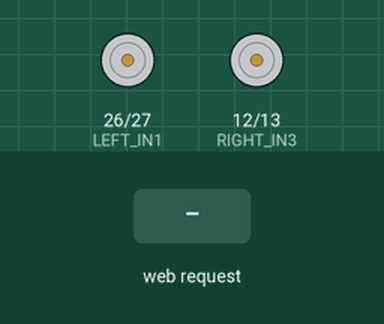
The sketch below on a simulated ESP32. Shown: motor-driver pin pairs drawn as motors (green arrow = first pin HIGH = forward, orange = second pin HIGH = backward, longer = more drive, scaled by the enable pin). Inputs (shaded band) come from the test bench. WiFi joins after 1.5 s; servers stay silent unless stated; what the sketch prints to the serial monitor is not drawn.

Above: at 2.7 s.
2.8 s: HTTP request GET /motor?left=1 received
At 3.8 s:
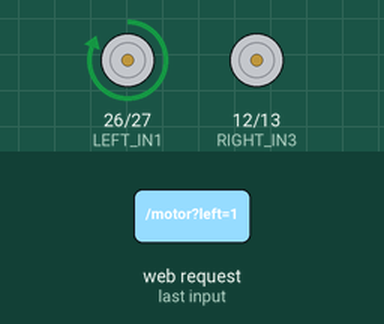
4.3 s: HTTP request GET /motor?right=1 received
At 4.8 s:
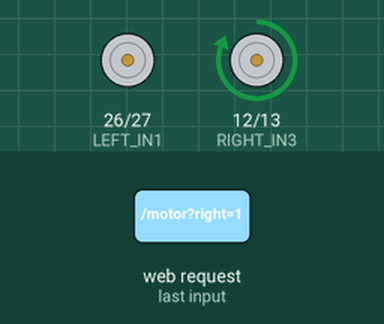
5.8 s: HTTP request GET /motor?left=1&right=1 received
At 7.0 s:
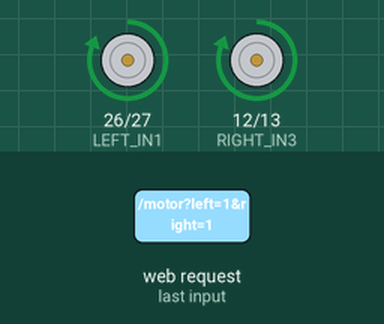
7.3 s: HTTP request GET /motor received
At 8.1 s:
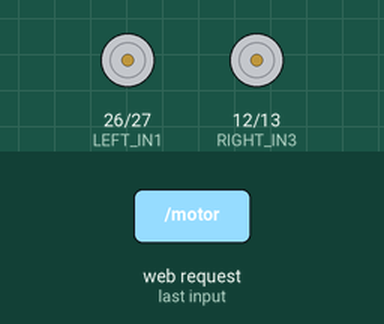
8.8 s: HTTP request GET /motor?left=120 received
At 9.2 s:
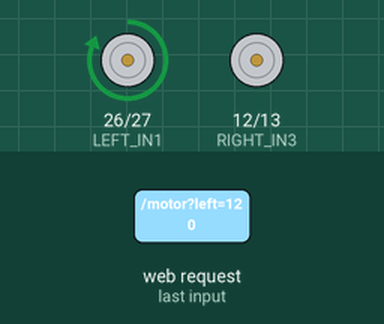
Timing chart, 0 to 11.3 s (numbered marks = the images above; inputs shaded):
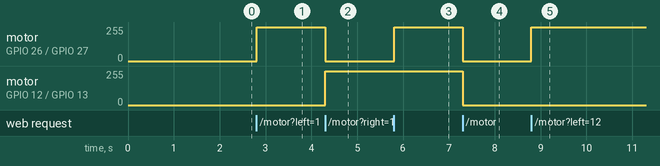

The sketch:

esp32_firmware.ino
```cpp
/**
 * ESP32 ROD 小車 — WiFi 馬達控制韌體
 *
 * 接線說明（L298N / L9110S 馬達驅動）：
 *   - 左馬達 ENA → GPIO 25,  IN1 → GPIO 26,  IN2 → GPIO 27
 *   - 右馬達 ENB → GPIO 14,  IN3 → GPIO 12,  IN4 → GPIO 13
 *
 * API:
 *   GET /motor?left=0.5&right=0.5    → 前進
 *   GET /motor?left=-0.5&right=0.5   → 左轉
 *   GET /motor?left=0&right=0        → 停止
 *   GET /status                       → 狀態回報
 */

#include <WiFi.h>
#include <WebServer.h>

// ===== WiFi 設定（改成你的網路） =====
const char* WIFI_SSID = "YOUR_WIFI_SSID";
const char* WIFI_PASSWORD = "YOUR_WIFI_PASSWORD";

// ===== 馬達 GPIO =====
// 左馬達
#define LEFT_ENA   25   // PWM 速度
#define LEFT_IN1   26   // 方向
#define LEFT_IN2   27   // 方向

// 右馬達
#define RIGHT_ENB  14   // PWM 速度
#define RIGHT_IN3  12   // 方向
#define RIGHT_IN4  13   // 方向

// PWM 參數
#define PWM_FREQ     5000
#define PWM_RES      8     // 8-bit = 0-255
WebServer server(80);

// ===== 馬達控制 (ESP32 core v3.x — ledcWrite 用 pin 而非 channel) =====
void setMotor(int enPin, int in1, int in2, float speed) {
  // speed: -1.0 ~ 1.0（負值 = 反轉）
  int pwm = abs(speed) * 255;
  pwm = constrain(pwm, 0, 255);

  if (speed > 0) {
    digitalWrite(in1, HIGH);
    digitalWrite(in2, LOW);
  } else if (speed < 0) {
    digitalWrite(in1, LOW);
    digitalWrite(in2, HIGH);
  } else {
    digitalWrite(in1, LOW);
    digitalWrite(in2, LOW);
  }
  ledcWrite(enPin, pwm);
}

// ===== HTTP API =====
void handleMotor() {
  // GET /motor?left=0.5&right=0.5
  float left = server.arg("left").toFloat();
  float right = server.arg("right").toFloat();

  left = constrain(left, -1.0, 1.0);
  right = constrain(right, -1.0, 1.0);

  setMotor(LEFT_ENA, LEFT_IN1, LEFT_IN2, left);
  setMotor(RIGHT_ENB, RIGHT_IN3, RIGHT_IN4, right);

  String response = "{\"left\":" + String(left) + ",\"right\":" + String(right) + "}";
  server.send(200, "application/json", response);

  Serial.printf("Motor: L=%.2f R=%.2f\n", left, right);
}

void handleStatus() {
  String json = "{";
  json += "\"ip\":\"" + WiFi.localIP().toString() + "\",";
  json += "\"rssi\":" + String(WiFi.RSSI()) + ",";
  json += "\"uptime\":" + String(millis() / 1000);
  json += "}";
  server.send(200, "application/json", json);
}

void handleRoot() {
  String html = "<h1>ESP32 ROD Car</h1>";
  html += "<p>IP: " + WiFi.localIP().toString() + "</p>";
  html += "<p>API: /motor?left=0.5&right=0.5</p>";
  html += "<p><a href='/status'>/status</a></p>";
  server.send(200, "text/html", html);
}

// ===== 初始化 =====
void setup() {
  Serial.begin(115200);

  // 馬達腳位
  pinMode(LEFT_IN1, OUTPUT);
  pinMode(LEFT_IN2, OUTPUT);
  pinMode(RIGHT_IN3, OUTPUT);
  pinMode(RIGHT_IN4, OUTPUT);

  // PWM (ESP32 core v3.x — ledcAttach 合併 freq+resolution)
  ledcAttach(LEFT_ENA, PWM_FREQ, PWM_RES);
  ledcAttach(RIGHT_ENB, PWM_FREQ, PWM_RES);

  // 停止馬達
  setMotor(LEFT_ENA, LEFT_IN1, LEFT_IN2, 0);
  setMotor(RIGHT_ENB, RIGHT_IN3, RIGHT_IN4, 0);

  // WiFi
  Serial.printf("Connecting to %s", WIFI_SSID);
  WiFi.begin(WIFI_SSID, WIFI_PASSWORD);
  int attempts = 0;
  while (WiFi.status() != WL_CONNECTED && attempts < 30) {
    delay(500);
    Serial.print(".");
    attempts++;
  }

  if (WiFi.status() == WL_CONNECTED) {
    Serial.println("\nWiFi connected!");
    Serial.print("IP: ");
    Serial.println(WiFi.localIP());
  } else {
    Serial.println("\nWiFi failed! Starting AP mode...");
    WiFi.softAP("ESP32-ROD-Car", "12345678");
    Serial.print("AP IP: ");
    Serial.println(WiFi.softAPIP());
  }

  // HTTP 路由
  server.on("/", handleRoot);
  server.on("/motor", handleMotor);
  server.on("/status", handleStatus);

  server.begin();
  Serial.println("HTTP server started on port 80");
}

void loop() {
  server.handleClient();
  delay(10);
}
```

Measured:
- after the input at 2.8 s, motor on GPIO 26 (LEFT_IN1) / GPIO 27 (LEFT_IN2): stopped → forward 255/255 at once
- after the input at 4.3 s, motor on GPIO 26 (LEFT_IN1) / GPIO 27 (LEFT_IN2): forward 255/255 → stopped at once; motor on GPIO 12 (RIGHT_IN3) / GPIO 13 (RIGHT_IN4): stopped → forward 255/255 at once
- after the input at 5.8 s, motor on GPIO 26 (LEFT_IN1) / GPIO 27 (LEFT_IN2): stopped → forward 255/255 at once
- after the input at 7.3 s, motor on GPIO 26 (LEFT_IN1) / GPIO 27 (LEFT_IN2), motor on GPIO 12 (RIGHT_IN3) / GPIO 13 (RIGHT_IN4): forward 255/255 → stopped at once
- after the input at 8.8 s, motor on GPIO 26 (LEFT_IN1) / GPIO 27 (LEFT_IN2): stopped → forward 255/255 at once
